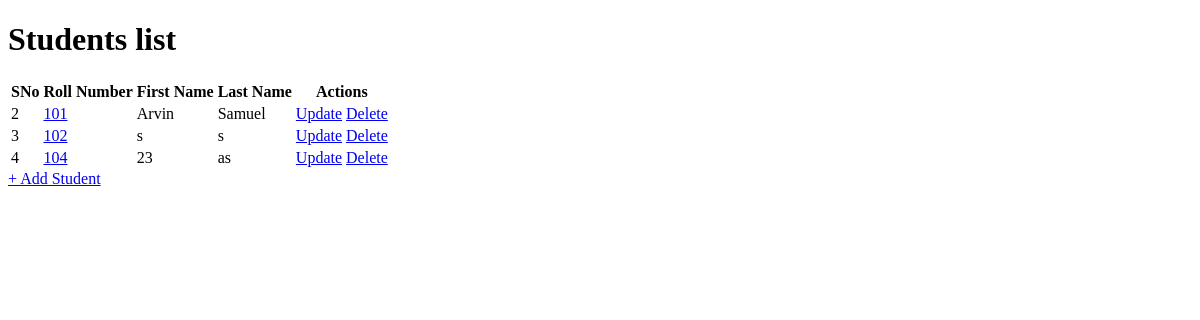
Before: / with the older database file.
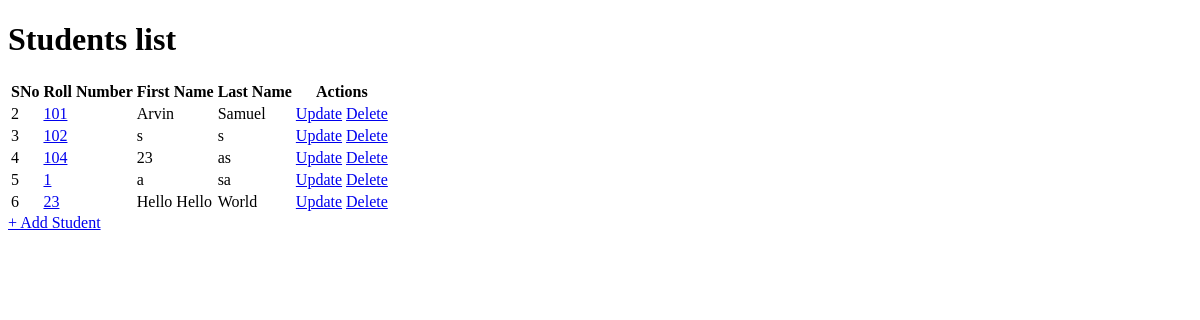
After: the same page with the newer database file.
### app.py (models this page shows)
class Student(db.Model):
    __tablename__ = "student"
    student_id = db.Column(db.Integer, primary_key=True, autoincrement=True)
    roll_number = db.Column(db.String, unique=True, nullable=False)
    first_name = db.Column(db.String, nullable=False)
    last_name = db.Column(db.String)
    courses = db.relationship("Course", secondary="enrollments", cascade="all, delete")

### app.py (the view)
@app.route("/")
def index():
    students=Student.query.all()
    count=Student.query.count()
    if count==0:
        return render_template("index1.html")
    return render_template("index2.html", Students=students)

### templates/index2.html (shortened to what this page needs)
<!DOCTYPE html>
<html>
<head>
</head>
<body>
    <div>
        <h1>Students list</h1>
        <table id = "all-students">
            <tr>
                <th>SNo</th>
                <th>Roll Number</th>
                <th>First Name</th>
                <th>Last Name</th>
                <th>Actions</th>
            </tr>
            {%for Student in Students%}
            <tr>
                <td>{{Student["student_id"]}}</td>
                <td><a href="/student/{{Student['student_id']}}">{{Student["roll_number"]}}</a></td>
                <td>{{Student["first_name"]}}</td>
                <td>{{Student["last_name"]}}</td>
                <td>
                <a href="/student/{{Student['student_id']}}/update" type="button">Update</a>
                <a href="/student/{{Student['student_id']}}/delete" type="button">Delete</a>
                </td>
            </tr>
            {%endfor%}
        </table>
        <a href="/student/create" style="text-align: center;">+ Add Student</a>
    </div>
</body>
</html>

Changed rows visible on the page:
added Student: student_id "5", roll_number "1", first_name "a", last_name "sa"
added Student: student_id "6", roll_number "23", first_name "Hello Hello", last_name "World"
